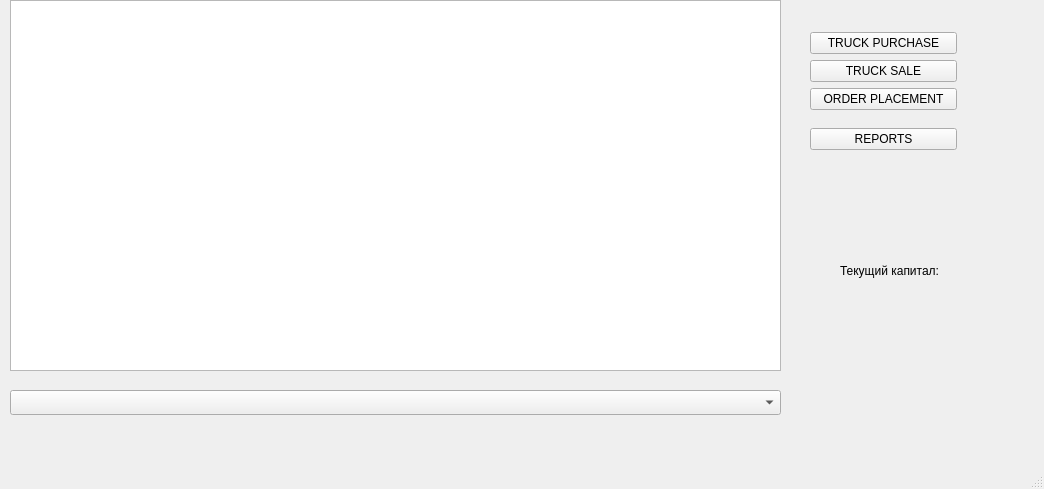
<?xml version="1.0" encoding="UTF-8"?>
<ui version="4.0">
 <class>MainWindow</class>
 <widget class="QMainWindow" name="MainWindow">
  <property name="geometry">
   <rect>
    <x>0</x>
    <y>0</y>
    <width>1044</width>
    <height>489</height>
   </rect>
  </property>
  <property name="windowTitle">
   <string>MainWindow</string>
  </property>
  <widget class="QWidget" name="centralwidget">
   <widget class="QTableView" name="tableView">
    <property name="geometry">
     <rect>
      <x>10</x>
      <y>0</y>
      <width>771</width>
      <height>371</height>
     </rect>
    </property>
   </widget>
   <widget class="QComboBox" name="tableselection">
    <property name="geometry">
     <rect>
      <x>10</x>
      <y>390</y>
      <width>771</width>
      <height>25</height>
     </rect>
    </property>
   </widget>
   <widget class="QWidget" name="layoutWidget">
    <property name="geometry">
     <rect>
      <x>810</x>
      <y>20</y>
      <width>147</width>
      <height>143</height>
     </rect>
    </property>
    <layout class="QVBoxLayout" name="verticalLayout_3">
     <item>
      <layout class="QVBoxLayout" name="verticalLayout_2">
       <item>
        <layout class="QVBoxLayout" name="verticalLayout">
         <item>
          <widget class="QPushButton" name="purchase_buttom">
           <property name="text">
            <string>TRUCK PURCHASE</string>
           </property>
          </widget>
         </item>
         <item>
          <widget class="QPushButton" name="sale_buttom">
           <property name="text">
            <string>TRUCK SALE</string>
           </property>
          </widget>
         </item>
        </layout>
       </item>
       <item>
        <widget class="QPushButton" name="orderButtom">
         <property name="text">
          <string>ORDER PLACEMENT</string>
         </property>
        </widget>
       </item>
      </layout>
     </item>
     <item>
      <widget class="QPushButton" name="reportbuttom">
       <property name="text">
        <string>REPORTS</string>
       </property>
      </widget>
     </item>
    </layout>
   </widget>
   <widget class="QWidget" name="">
    <property name="geometry">
     <rect>
      <x>840</x>
      <y>260</y>
      <width>124</width>
      <height>49</height>
     </rect>
    </property>
    <layout class="QVBoxLayout" name="verticalLayout_4">
     <item>
      <widget class="QLabel" name="label">
       <property name="text">
        <string>Текущий капитал:</string>
       </property>
      </widget>
     </item>
     <item>
      <widget class="QLabel" name="capital_lable">
       <property name="text">
        <string/>
       </property>
      </widget>
     </item>
    </layout>
   </widget>
  </widget>
  <widget class="QMenuBar" name="menubar">
   <property name="geometry">
    <rect>
     <x>0</x>
     <y>0</y>
     <width>1044</width>
     <height>26</height>
    </rect>
   </property>
  </widget>
  <widget class="QStatusBar" name="statusbar"/>
 </widget>
 <resources/>
 <connections/>
</ui>
